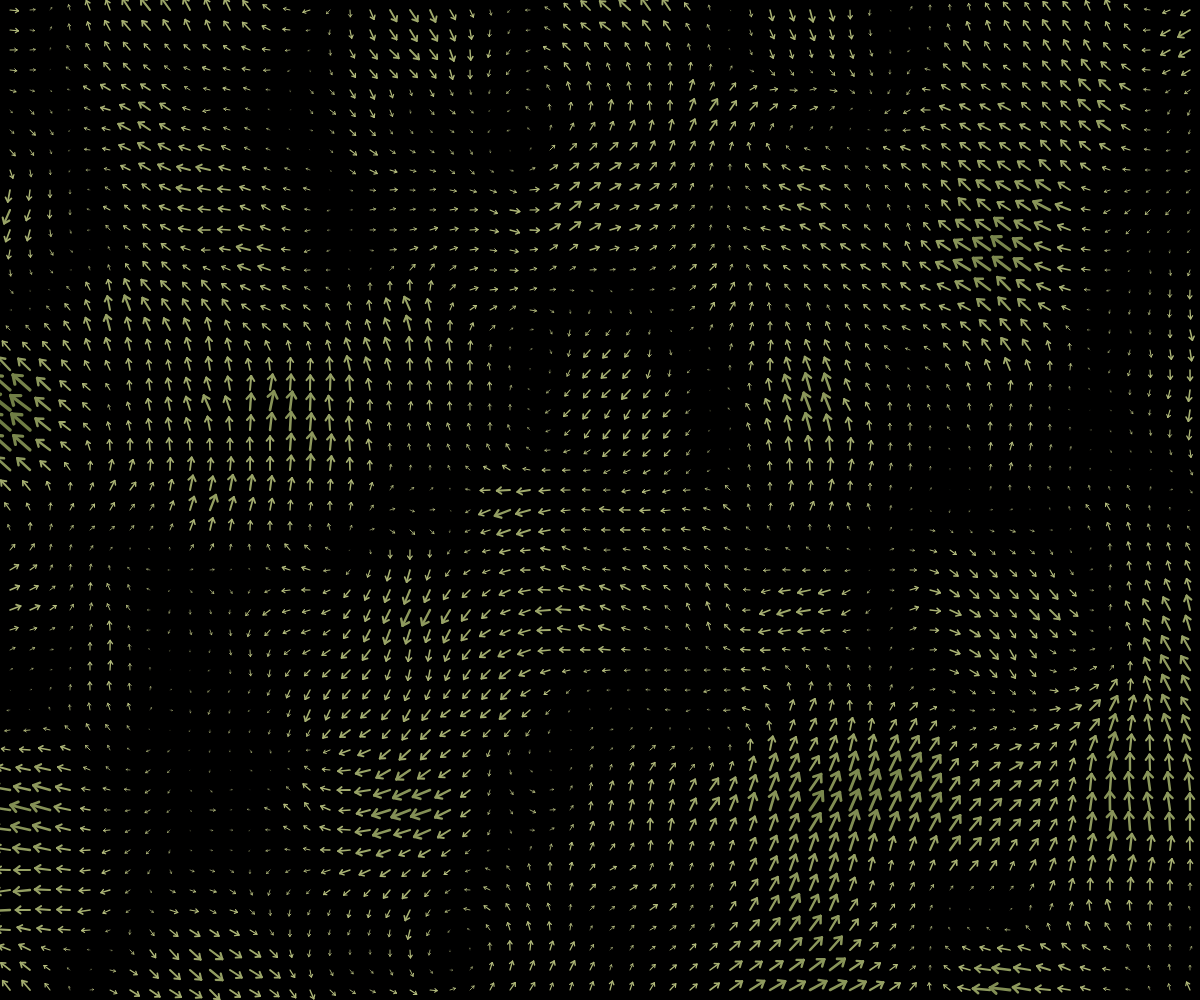
Frame 1 (no input)
Frame 60 (no input): identical to frame 1, image omitted
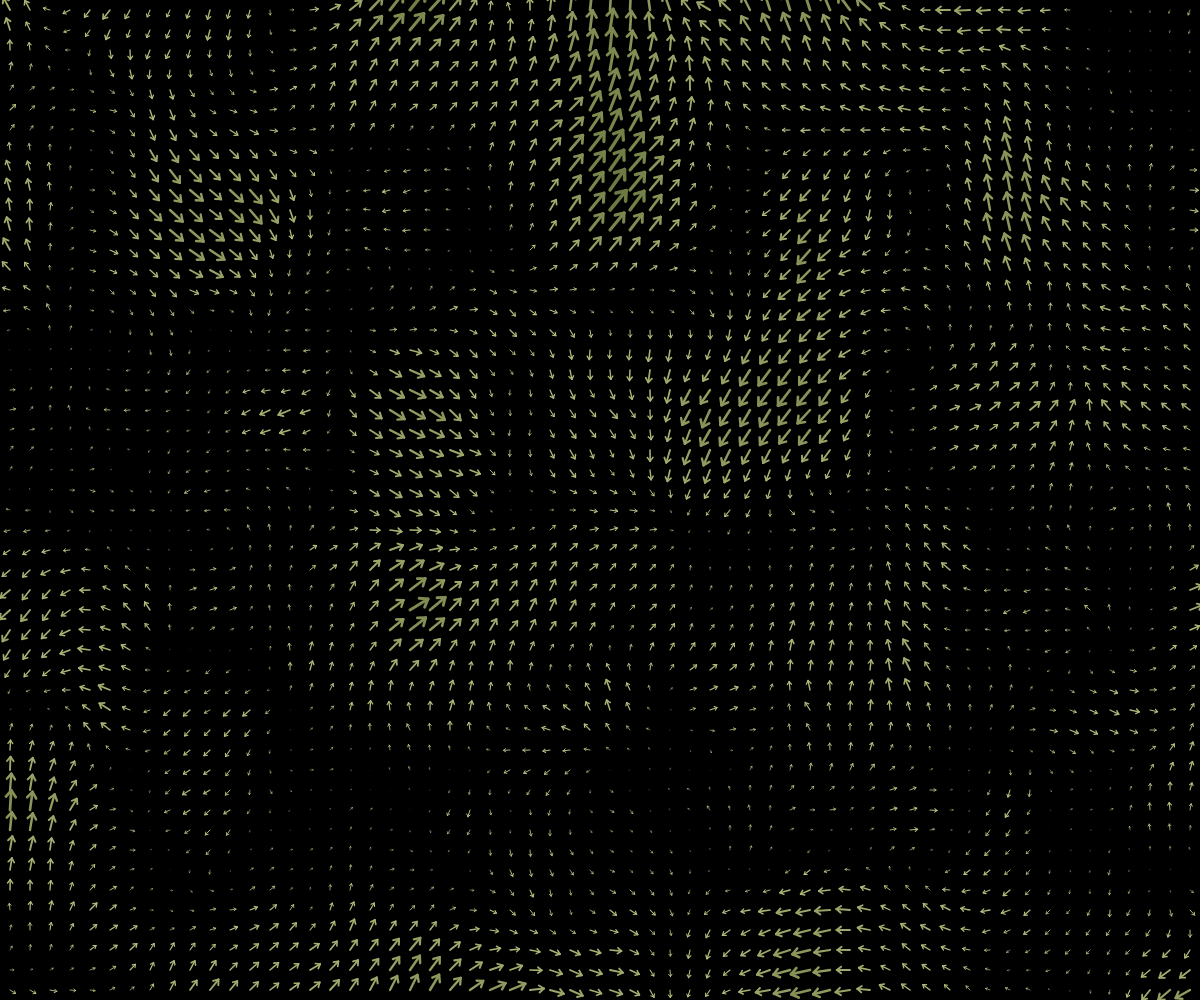
Frame 120 (the mouse pressed at the canvas centre since frame 60)

The p5.js sketch that drew these frames (run headless with seeded random() and noise() and a simulated clock; from frame 60 on, the mouse is pressed at the canvas centre):

// p5.js sketch
// ── sketch.js

var inc = 0.1;
var mouseInc = 0.01
var scl = 20;
var cols, rows;

function preload(){
  // put preload code here
}

function setup() {
  // put setup code here
  createCanvas(windowWidth,windowHeight);
  cols = floor(windowWidth/scl);
  rows = floor(windowHeight/scl);


}

function draw() {

  background("black");
  var yOff = 0;
  for(var y = 0; y < rows; y++) {
    var xOff = 0;
    for(var x = 0; x < cols; x++){
      push();
      translate(x*scl+scl/2, y*scl+scl/2);
      // Coordinates of the vectors
      let xVect = map(noise(xOff+mouseX*mouseInc,yOff+mouseY*mouseInc,0), 0, 1, -scl*5/4, scl*5/4);
      let yVect = map(noise(xOff+mouseX*mouseInc,yOff+mouseY*mouseInc,1), 0, 1, -scl*5/4, scl*5/4);
      // Set weight and color
      let vectLength = sqrt(pow(xVect,2)+pow(yVect,2));
      let maxVectLength = sqrt(2)*scl*5/4;
      strokeWeight(vectLength/maxVectLength * 5);
      stroke(lerpColor(color("#d7dd99"), color("#41521f"), vectLength/maxVectLength));
      // Print arrow
      arrow(0, 0, xVect, yVect);
      pop();
      
      xOff += inc;
    }
    yOff += inc;
  }

}

function arrow (x1, y1, x2, y2) {
  push();
  translate(x1, y1);
  x = x2-x1;
  y = y2-y1;
  line(0, 0, x, y);
  translate(x*2/3,y*2/3);
  line(y/4, -x/4, x*1/3, y*1/3);
  line(-y/4, x/4, x*1/3, y*1/3);
  pop();
}


function windowResized() {
  resizeCanvas(windowWidth, windowHeight);
}
